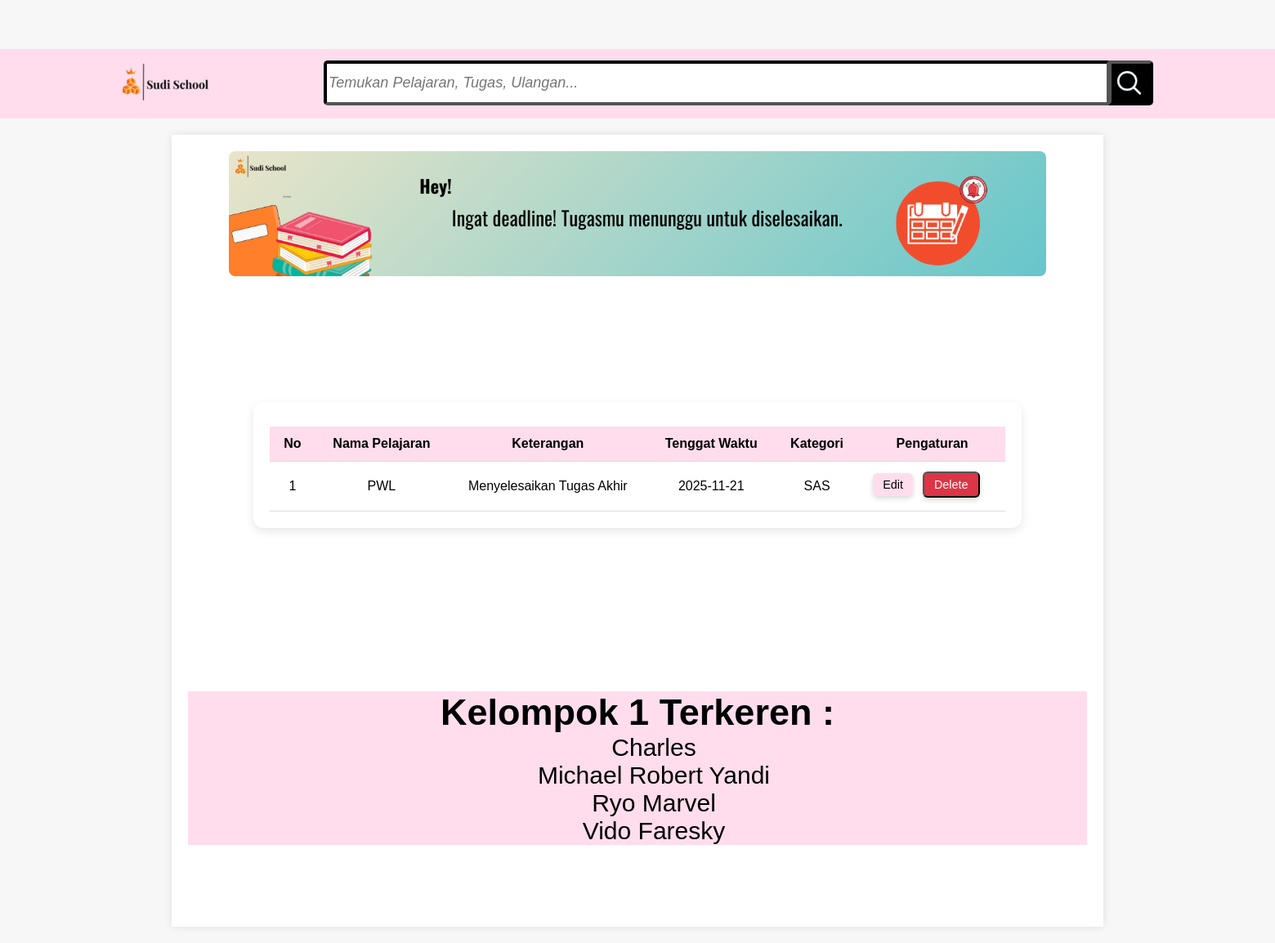
Page /Deskripsi/Deadline.php on the committed database.
### tables this page shows
CREATE TABLE `assignments` (
  `id` int NOT NULL,
  `description` varchar(5000) DEFAULT NULL,
  `due_date` date DEFAULT NULL,
  `category_id` int DEFAULT NULL,
  `subject_id` int DEFAULT NULL,
  `created_at` timestamp NULL DEFAULT CURRENT_TIMESTAMP,
  `updated_at` timestamp NULL DEFAULT CURRENT_TIMESTAMP
);

### actions/assignments/deadline.php (called while the page is built, shortened)
<?php
require_once 'lesson-name.php';
$querySubjects = "SELECT * FROM subjects";
$resultSubjects = $connection->query($querySubjects);
if ($resultSubjects && $resultSubjects->num_rows > 0) {
    while ($row = $resultSubjects->fetch_assoc()) {
        $subjects[$row['id']] = $row['name'];
    }
}
$queryCategories = "SELECT * FROM category";
$resultCategories = $connection->query($queryCategories);
if ($resultCategories && $resultCategories->num_rows > 0) {
    while ($roww = $resultCategories->fetch_assoc()) {
        $categories[$roww['id']] = $roww['name'];
    }
}
$today = date('Y-m-d');
$nextWeek = date('Y-m-d', strtotime('+7 days'));
$query = "SELECT * FROM assignments WHERE due_date is NOT NULL and due_date between ? and ?";
$stmt = $connection->prepare($query);
$stmt->bind_param('ss', $today, $nextWeek);
$stmt->execute();
$result = $stmt->get_result();
$assignments = $result->fetch_all(MYSQLI_ASSOC);
?>

### actions/assignments/lesson-name.php (called while the page is built, shortened)
<?php
$categories = [
    1 => "Latihan",
    2 => "Formatif",
    3 => "Sumatif",
    4 => "STS",
    5 => "SAS"
];
?>

### Deskripsi/Deadline.php (the view, shortened to what this page needs)
<?php
require_once '../actions/assignments/deadline.php';
?>
<!DOCTYPE html>
<html lang="en">
<head>
    <link rel="stylesheet" type="text/css" href="Deskripsi.css">
</head>
<body>
    <div class="Header">
        <header>
            <a href="../index.php"><img style="width: 130px; margin-left: 130px;" src="../Foto/Logo Sudi School.png"
                    alt="Logo Sudi School"></a>
            <Input class="Header-Input" type="textt" placeholder="Temukan Pelajaran, Tugas, Ulangan..."></Input>
            <button class="Header-Search">
                <img style="width: 40px; margin-top: 2px;" src="../Foto/Search.png" alt="Search">
            </button>
        </header>
    </div>
    <div class="Desk">
        <div class="Fotoo">
            <img src="../Foto/SlideShow.png">
        </div>
        <div class="table-container">
            <table>
                <thead>
                    <tr>
                        <th>No</th>
                        <th>Nama Pelajaran</th>
                        <th>Keterangan</th>
                        <th>Tenggat Waktu</th>
                        <th>Kategori</th>
                        <th>Pengaturan</th>
                    </tr>
                </thead>
                <tbody>
                    <?php foreach ($assignments as $index => $assignment): ?>
                        <tr>
                            <td>
                                <?= $index + 1 ?>
                            </td>
                            <td>
                                <?= $subjects[$assignment['subject_id']] ?>
                            </td>
                            <td>
                                <?= $assignment['description'] ?>
                            </td>
                            <td>
                                <?= date('Y-m-d', strtotime($assignment['due_date'])) ?>
                            </td>
                            <td>
                                <?= $categories[$assignment['category_id']] ?>
                            </td>
                            <td>
                                <div class="btnnn">
                                    <a href="#" class="btn btn-edit">Edit</a>
                                    <form method="post"
                                        action="../actions/assignments/destroy.php?id=<?= $assignment['id'] ?>">
                                        <button name="destroy" onclick="return confirm('Are you sure to delete this user?')"
                                            type="submit" class="btn btn-delete">Delete</button>
                                    </form>
                                </div>
                            </td>
                        </tr>
                    <?php endforeach; ?>
                </tbody>
            </table>
        </div>
        <footer class="Footer">
            <h2>Kelompok 1 Terkeren :</h2>
            <ul>Charles</ul>
            <ul>Michael Robert Yandi</ul>
            <ul>Ryo Marvel</ul>
            <ul>Vido Faresky</ul>
        </footer>
</body>
</html>

### Deskripsi/Deskripsi.css (style rules this page uses)
* { margin: 0; font-family: "Franklin Gothic Medium", "Arial Narrow", Arial, sans-serif; }
body { font-family: Arial, sans-serif; margin: 0; padding: 0; background: #f7f7f7; }
.Header { background-color: #ffddec; margin-top: 60px; padding: 6px; }
.Header-Input { display: flex; justify-content: flex-end; position: absolute; margin-left: 390px; margin-top: -65px; border-color: black; width: 950px; height: 45px; border-width: 4px; border-top-left-radius: 5px; border-bottom-left-radius: 5px; font-size: 18px; font-style: italic; }
.Header-Search { display: flex; justify-content: flex-end; position: absolute; width: 55px; height: 55px; margin-left: 1350px; margin-top: -65px; border-color: black; border-width: 4px; border-top-right-radius: 5px; border-bottom-right-radius: 5px; background-color: black; }
.Desk { max-width: 1100px; margin: 20px auto; background: white; padding: 20px; box-shadow: 0 0 10px rgba(0, 0, 0, 0.1); padding-bottom: 100px; }
.table-container { width: 100%; max-width: 900px; margin: 20px auto; background: white; padding: 20px; border-radius: 12px; box-shadow: 0 4px 12px rgba(0, 0, 0, 0.1); overflow-x: auto; }
table { width: 100%; border-collapse: collapse; margin-top: 10px; }
table thead { background: #ffddec; color: black; }
table th, table td { padding: 12px 15px; text-align: center; border-bottom: 1px solid #ddd; }
.btn { padding: 6px 12px; margin: 2px; border-radius: 6px; text-decoration: none; font-size: 0.9rem; transition: 0.3s ease; transform: translateY(-2px); box-shadow: 0 3px 6px rgba(0, 0, 0, 0.15); }
.btnnn { display: flex; align-items: center; gap: 8px; }
.btn-edit { background: #ffddec; color: #000; border: #000; }
.btn-delete { background: #dc3545; color: white; }
.Fotoo { text-align: center; margin-bottom: 150px; }
.Fotoo img { max-width: 100%; border-radius: 8px; width: 1000px; }
.Footer { background-color: #ffddec; margin-top: 200px; font-size: 30px; color: black; text-align: center; }

### rows in the picture
assignments: subject "PWL", description "Menyelesaikan Tugas Akhir", due_date "2025-11-21", category "SAS"
